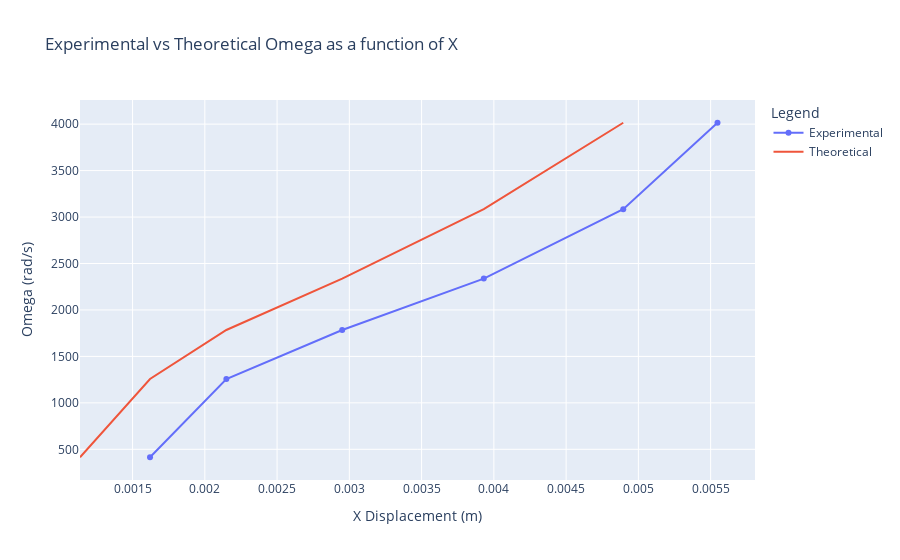

The cell this chart's notebook holds for it:
### Code cell
import plotly.graph_objects as go
import numpy as np
from scipy.optimize import curve_fit

# ... Your previous functions definitions like scan_img_intensity, gaussian, etc ...

# Your experimental data (you'll need to calculate these from your actual data)
means = means  # This should be your list of means from the Gaussian fits
omega_experimental = np.array(freqs_rad)  # Convert frequency to rad/s

# Convert the means to displacements in meters
x_experimental =  dxs_adjusted[1:] # Assuming 1 pixel = pix_to_m(1) meters

# Theoretical omega values based on the exact speed of light
# Using the equation you've provided: omega = 4 * C * a * (f + b) / x
# We rearrange this to solve for x given omega and C (speed of light)
x_theoretical = [4 * c * a * (f + b) / omega for omega in omega_experimental if omega != 0] 

dxs_x_theoretical = [] 
dxs_adjusted_x_theoretical = [] # 

# ajusted x_theroetical values
for i in range(len(x_theoretical)):
    # Get dx
    if i > 0:
        dxs_x_theoretical.append(pix_to_m(means[i] - means[0]))
        if i > 1:
            dxs_adjusted_x_theoretical.append(pix_to_m(means[i] - (means[0] + means[1]) * 0.5))

# Create a plot
fig = go.Figure()

# Add the experimental data line
fig.add_trace(go.Scatter(x=x_experimental, y=omega_experimental[1:], mode='lines+markers', name='Experimental'))

# Add the theoretical data line (as a straight horizontal line at c, the speed of light)
fig.add_trace(go.Scatter(x=dxs_adjusted_x_theoretical, y=omega_experimental[1:], mode='lines', name='Theoretical'))

# Update layout for the plot
fig.update_layout(
    title='Experimental vs Theoretical Omega as a function of X',
    xaxis_title='X Displacement (m)',
    yaxis_title='Omega (rad/s)',
    legend_title='Legend'
)

# Show plot
fig.show()

### Figure 1 — Plotly figure (JSON) as saved in the notebook; plotly's stock layout.template omitted (floating-point values rounded to 4 significant figures)
{"data": [{"mode": "lines+markers", "name": "Experimental", "type": "scatter", "x": [0.001621, 0.002149, 0.002951, 0.00393, 0.004895, 0.005548], "y": [414.7, 1257.0, 1784.0, 2337.0, 3085.0, 4015.0, 4920.0, 5705.0]}, {"mode": "lines", "name": "Theoretical", "type": "scatter", "x": [0.001136, 0.001621, 0.002149, 0.002951, 0.00393, 0.004895], "y": [414.7, 1257.0, 1784.0, 2337.0, 3085.0, 4015.0, 4920.0, 5705.0]}], "layout": {"legend": {"title": {"text": "Legend"}}, "title": {"text": "Experimental vs Theoretical Omega as a function of X"}, "xaxis": {"title": {"text": "X Displacement (m)"}}, "yaxis": {"title": {"text": "Omega (rad/s)"}}}}
